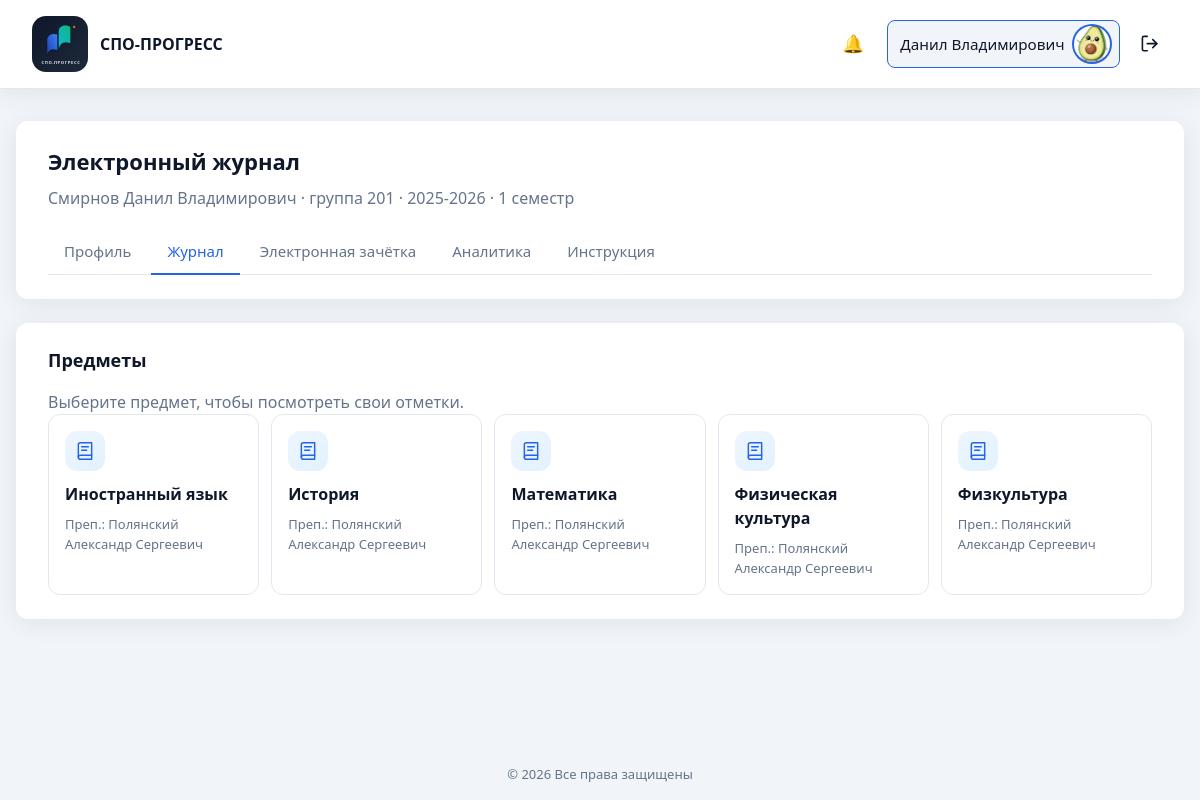
Page /student/journal.php (signed in) on the earlier database version.
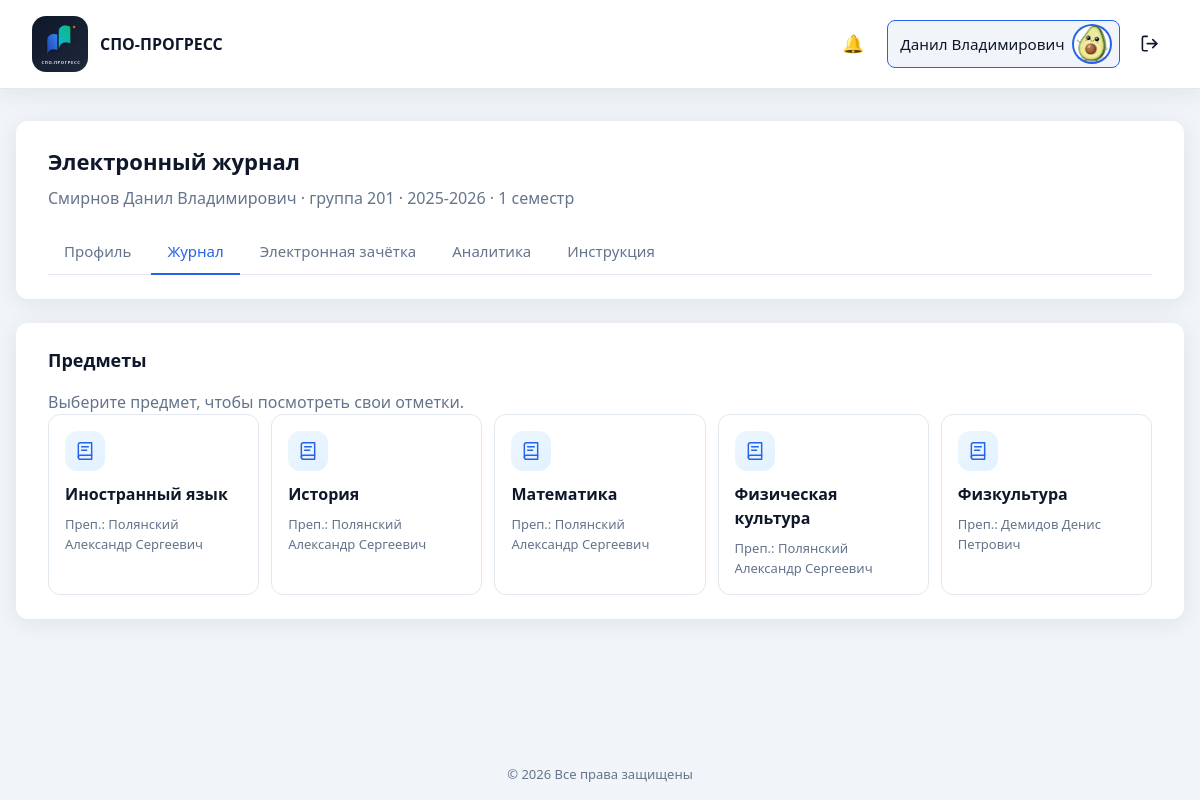
Same page on the later database version.
### tables this page shows
CREATE TABLE `curriculum_items` (
  `id` int UNSIGNED NOT NULL,
  `curriculum_plan_id` int UNSIGNED NOT NULL,
  `subject_id` int UNSIGNED NOT NULL,
  `teacher_id` int UNSIGNED DEFAULT NULL,
  `semester` enum('1','2','both') NOT NULL,
  `sort_order` int UNSIGNED NOT NULL DEFAULT '1',
  `created_at` datetime NOT NULL DEFAULT CURRENT_TIMESTAMP,
  `updated_at` datetime NOT NULL DEFAULT CURRENT_TIMESTAMP ON UPDATE CURRENT_TIMESTAMP
);

CREATE TABLE `users` (
  `id` int UNSIGNED NOT NULL,
  `email` varchar(255) NOT NULL,
  `password_hash` varchar(255) NOT NULL,
  `password_plain` varchar(64) DEFAULT NULL,
  `full_name` varchar(255) NOT NULL,
  `phone` varchar(50) NOT NULL DEFAULT '',
  `position` varchar(255) NOT NULL DEFAULT '',
  `education` varchar(500) NOT NULL DEFAULT '',
  `additional_info` text,
  `avatar` varchar(255) NOT NULL DEFAULT 'icon:default',
  `role` enum('admin','teacher','student') NOT NULL DEFAULT 'teacher',
  `is_active` tinyint(1) NOT NULL DEFAULT '1',
  `created_at` datetime NOT NULL DEFAULT CURRENT_TIMESTAMP,
  `updated_at` datetime NOT NULL DEFAULT CURRENT_TIMESTAMP ON UPDATE CURRENT_TIMESTAMP
);

CREATE TABLE `subjects` (
  `id` int UNSIGNED NOT NULL,
  `name` varchar(255) NOT NULL,
  `created_at` datetime NOT NULL DEFAULT CURRENT_TIMESTAMP
);

### includes/auth.php (called while the page is built, shortened)
<?php
require_once __DIR__ . '/db.php';
function current_user(): ?array
{
    if (!array_key_exists('_current_user_cache', $GLOBALS)) {
        $stmt = db()->prepare(
            'SELECT id, email, full_name, role, is_active,
                    phone, position, education, additional_info, avatar
             FROM users WHERE id = ? LIMIT 1'
        );
        $stmt->execute([(int) $_SESSION['user_id']]);
    }
    return $GLOBALS['_current_user_cache'];
}
function is_logged_in(): bool
{
    return current_user() !== null;
}
function require_login(): void
{
    if (!is_logged_in()) {
        redirect_to('login.php');
    }
}

### includes/student_accounts.php (called while the page is built, shortened)
<?php
require_once __DIR__ . '/db.php';
require_once __DIR__ . '/auth.php';
function get_student_by_user_id(int $userId): ?array
{
    $stmt = db()->prepare(
        'SELECT s.*, g.number AS group_number, sp.name AS specialty_name
         FROM students s
         INNER JOIN study_groups g ON g.id = s.group_id
         INNER JOIN specialties sp ON sp.id = g.specialty_id
         WHERE s.user_id = ?
         LIMIT 1'
    );
    $stmt->execute([$userId]);
    $row = $stmt->fetch();
    return $row ?: null;
}
function require_student(): void
{
    require_login();
}
function current_student(): ?array
{
    $user = current_user();
    return get_student_by_user_id((int) $user['id']);
}

### includes/migrations.php (called while the page is built, shortened)
<?php
function ensure_user_roles_schema(PDO $pdo): void
{
    $done = true;
    $stmt = $pdo->query("SHOW TABLES LIKE 'user_roles'");
    if ($stmt->fetch()) {
        return;
    }
}
function ensure_organization_schema(PDO $pdo): void
{
    $done = true;
    $stmt = $pdo->query("SHOW TABLES LIKE 'organization'");
    if ($stmt->fetch()) {
        return;
    }
}
function run_migrations(PDO $pdo): void
{
    ensure_user_roles_schema($pdo);
    ensure_organization_schema($pdo);
    ensure_curriculum_schema($pdo);
    ensure_students_schema($pdo);
    ensure_gradebook_schema($pdo);
    ensure_attendance_schema($pdo);
    ensure_journal_schema($pdo);
    ensure_journal_brs_schema($pdo);
    ensure_ktp_schema($pdo);
}
function ensure_students_schema(PDO $pdo): void
{
    $done = true;
    $curatorCol = $pdo->query("SHOW COLUMNS FROM study_groups LIKE 'curator_id'")->fetch();
    $stmt = $pdo->query("SHOW TABLES LIKE 'students'");
    if ($stmt->fetch()) {
        return;
    }
}
function ensure_curriculum_schema(PDO $pdo): void
{
    $done = true;
    $stmt = $pdo->query("SHOW TABLES LIKE 'subjects'");
    if ($stmt->fetch()) {
        return;
    }
}
function ensure_gradebook_schema(PDO $pdo): void
{
    $done = true;
    $stmt = $pdo->query("SHOW TABLES LIKE 'app_settings'");
    $col = $pdo->query("SHOW COLUMNS FROM app_settings LIKE 'setting_value'")->fetch();
    $stmt = $pdo->query("SHOW TABLES LIKE 'grade_entries'");
    if ($stmt->fetch()) {
        return;
    }
}
function ensure_attendance_schema(PDO $pdo): void
{
    $done = true;
    $stmt = $pdo->query("SHOW TABLES LIKE 'attendance_reasons'");
    $stmt = $pdo->query("SHOW TABLES LIKE 'attendance_days'");
    if ($stmt->fetch()) {
        return;
    }
}
function ensure_journal_schema(PDO $pdo): void
{
    $done = true;
    $teacherCol = $pdo->query("SHOW COLUMNS FROM curriculum_items LIKE 'teacher_id'")->fetch();
    $stmt = $pdo->query("SHOW TABLES LIKE 'journal_lessons'");
    if ($stmt->fetch()) {
        return;
    }
}
function ensure_journal_brs_schema(PDO $pdo): void
{
    $done = true;
    $stmt = $pdo->query("SHOW TABLES LIKE 'journal_grades'");
    $markCol = $pdo->query("SHOW COLUMNS FROM journal_grades LIKE 'mark'")->fetch();
}
function ensure_ktp_schema(PDO $pdo): void
{
    $stmt = $pdo->query("SHOW TABLES LIKE 'ktp_topics'");
    $lessonTypeCol = $pdo->query("SHOW COLUMNS FROM ktp_topics LIKE 'lesson_type'")->fetch();
    if (!$lessonTypeCol) {
        $pdo->exec(
            "ALTER TABLE ktp_topics
             ADD lesson_type ENUM(
                'lecture', 'practice', 'independent',
                'diff_credit', 'credit', 'exam', 'control'
             ) NOT NULL DEFAULT 'lecture' AFTER title,
             ADD hours DECIMAL(4,1) NOT NULL DEFAULT 2.0 AFTER lesson_type"
        );
    } else {
        $typeDef = (string) ($lessonTypeCol['Type'] ?? '');
    }
    $stmt = $pdo->query("SHOW TABLES LIKE 'journal_lessons'");
    $topicCol = $pdo->query("SHOW COLUMNS FROM journal_lessons LIKE 'ktp_topic_id'")->fetch();
}

### includes/db.php (called while the page is built, shortened)
<?php
function db(): PDO
{
    static $pdo = null;
    if ($pdo === null) {
        $config = require __DIR__ . '/../config/database.php';
        $dsn = sprintf(
            'mysql:host=%s;dbname=%s;charset=%s',
            $config['host'],
            $config['dbname'],
            $config['charset']
        );
        $pdo = new PDO($dsn, $config['username'], $config['password'], [
            PDO::ATTR_ERRMODE            => PDO::ERRMODE_EXCEPTION,
            PDO::ATTR_DEFAULT_FETCH_MODE => PDO::FETCH_ASSOC,
            PDO::ATTR_EMULATE_PREPARES   => false,
        ]);
        require_once __DIR__ . '/migrations.php';
        run_migrations($pdo);
    }
    return $pdo;
}

### student/journal.php (the view, shortened to what the changed rows need)
<?php
require_once __DIR__ . '/../includes/auth.php';
require_once __DIR__ . '/../includes/student_accounts.php';
require_once __DIR__ . '/../includes/journal.php';
require_student();
$student = current_student();
$period = get_active_gradebook_period();
$year = $period['academic_year'];
$semester = $period['semester'];
$groupId = (int) $student['group_id'];
$subjects = get_student_journal_subjects($groupId, $year, $semester);
$assignment = null;
require __DIR__ . '/../includes/header.php';
?>
<div class="dashboard dashboard--wide">
    <section class="panel">
        <div class="panel__header">
            <div>
                <h1>Электронный журнал</h1>
            </div>
        </div>
    </section>
    <section class="panel">
        <?php if ($subjects === []): ?>
            <p class="text-muted">В текущем семестре для вашей группы нет предметов в журнале.</p>
        <?php elseif ($assignment === null): ?>
            <h2>Предметы</h2>
            <div class="journal-choice-grid">
                <?php foreach ($subjects as $item): ?>
                <a
                    href="journal.php?item_id=<?= (int) $item['curriculum_item_id'] ?>"
                    class="journal-choice"
                >
                    <?= render_journal_choice_icon('journal') ?>
                    <strong><?= e($item['subject_name']) ?></strong>
                    <?php if (!empty($item['teacher_name'])): ?>
                    <span class="journal-choice__meta">Преп.: <?= e($item['teacher_name']) ?></span>
                    <?php endif; ?>
                </a>
                <?php endforeach; ?>
            </div>
        <?php endif; ?>
    </section>
</div>
<?php require __DIR__ . '/../includes/footer.php'; ?>

### includes/journal.php (shortened to what the changed rows need)
<?php
require_once __DIR__ . '/db.php';
require_once __DIR__ . '/auth.php';
function get_student_journal_subjects(int $groupId, ?string $academicYear = null, ?string $semester = null): array
{
    $academicYear = normalize_academic_year($academicYear ?? get_default_academic_year())
        ?? get_default_academic_year();
    $sql = 'SELECT ci.id AS curriculum_item_id, ci.semester, ci.teacher_id,
                   sub.name AS subject_name,
                   g.id AS group_id, g.number AS group_number,
                   sp.name AS specialty_name,
                   cp.academic_year,
                   u.full_name AS teacher_name
            FROM curriculum_items ci
            INNER JOIN subjects sub ON sub.id = ci.subject_id
            INNER JOIN curriculum_plans cp ON cp.id = ci.curriculum_plan_id
            INNER JOIN study_groups g ON g.id = cp.group_id
            INNER JOIN specialties sp ON sp.id = g.specialty_id
            LEFT JOIN users u ON u.id = ci.teacher_id
            WHERE cp.academic_year = ? AND g.id = ?';
    $params = [$academicYear, $groupId];
    if ($semester !== null && in_array($semester, ['1', '2'], true)) {
        $sql .= " AND (ci.semester = ? OR ci.semester = 'both')";
        $params[] = $semester;
    }
    $sql .= ' ORDER BY sub.name ASC, ci.semester ASC';
    $stmt = db()->prepare($sql);
    $stmt->execute($params);
    return $stmt->fetchAll();
}
function render_journal_choice_icon(string $type = 'journal'): string
{
    return '<span class="journal-choice__icon journal-choice__icon--journal" aria-hidden="true">'
        . '<svg viewBox="0 0 24 24" fill="none">'
        . '<path d="M4 19.5A2.5 2.5 0 0 1 6.5 17H20" stroke="currentColor" stroke-width="1.75" stroke-linecap="round" stroke-linejoin="round"/>'
        . '<path d="M6.5 2H20v20H6.5A2.5 2.5 0 0 1 4 19.5v-15A2.5 2.5 0 0 1 6.5 2z" stroke="currentColor" stroke-width="1.75" stroke-linecap="round" stroke-linejoin="round"/>'
        . '<path d="M8 7h8M8 11h6" stroke="currentColor" stroke-width="1.75" stroke-linecap="round"/>'
        . '</svg></span>';
}

Differences in the rows shown:
changed curriculum_items "Физкультура": teacher.full_name "Полянский Александр Сергеевич" → "Демидов Денис Петрович"
